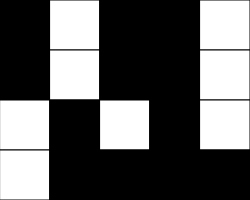
Frame 1 (no input)
Frame 60 (no input): identical to frame 1, image omitted
Frame 120 (the mouse pressed at the canvas centre since frame 60): identical to frame 1, image omitted

The p5.js sketch that drew this single still picture (run headless with seeded random() and noise() and a simulated clock; from frame 60 on, the mouse is pressed at the canvas centre):

// p5.js sketch
// ── sketch.js
// 2D Arrays Demo
// Mr. Scott
// May 30, 2022
// Starter Demo for our 2D array assignment puzzle game

let grid = 
[[0,   255,   0,   0,  255],
 [0,   255,   0,   0,  255],
 [255, 0,   255,   0,  255],
 [255, 0,     0,   0,    0]];

const NUM_ROWS = 4;
const NUM_COLS = 5;
let rectWidth, rectHeight;

function setup() {
  rectWidth = 50;
  rectHeight = 50;
  createCanvas(rectWidth * NUM_COLS, rectHeight * NUM_ROWS);
}

function draw() {
  background(220);
  renderGrid();

  // print(getCurrentX() + "\t" + getCurrentY());
}

function flip(){
  
}

function getCurrentX(){
  //determine which column mouse is currently in
  return int(mouseX/rectWidth);
}

function getCurrentY(){
  //determine which row mouse is currently in
  return int(mouseY/rectHeight);
}


function renderGrid(){
  //create a 2D grid of squares using information from our
  //2D Array for the correpsonding fill values

  for (let x = 0; x < NUM_COLS; x++){
    for (let y = 0; y < NUM_ROWS; y++){
      let fillValue = grid[y][x];
      fill(fillValue);
      rect(x*rectWidth, y*rectHeight, rectWidth, rectHeight );
    }
  }

}
